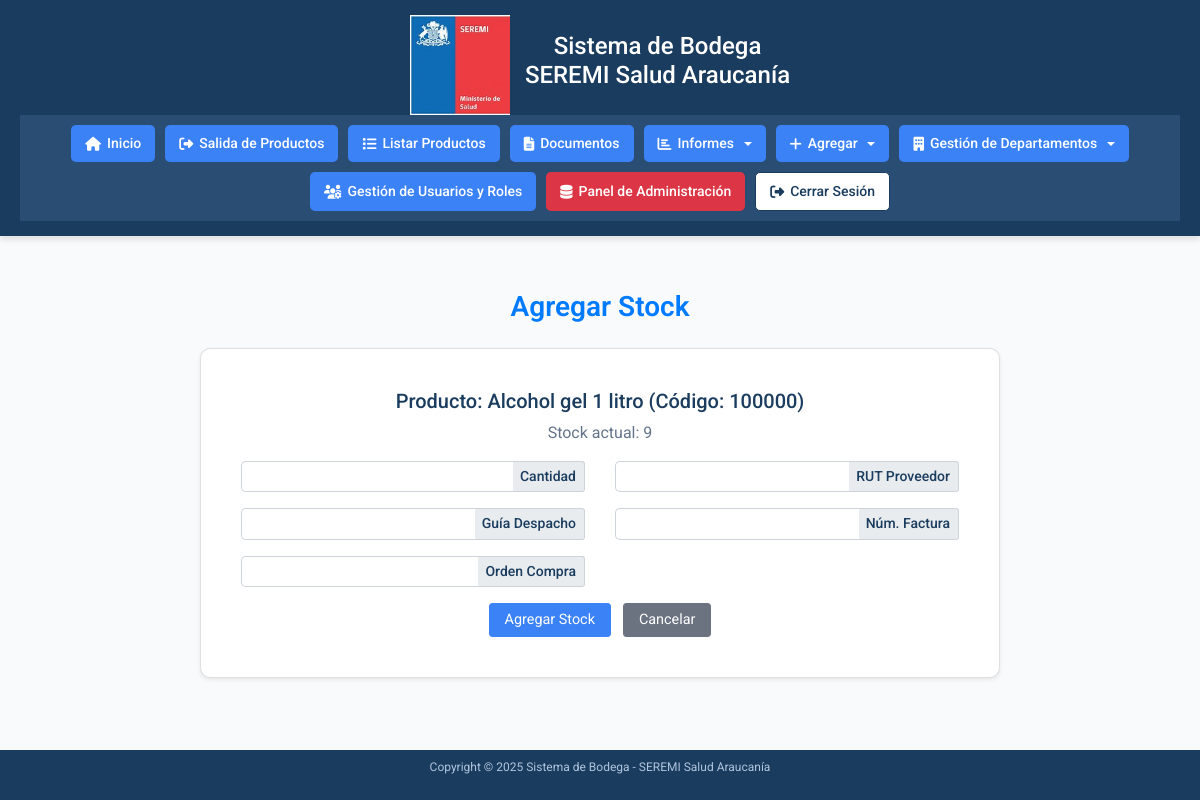
The page /accounts/agregar-stock/100000/ (signed in) on the database as committed earlier.
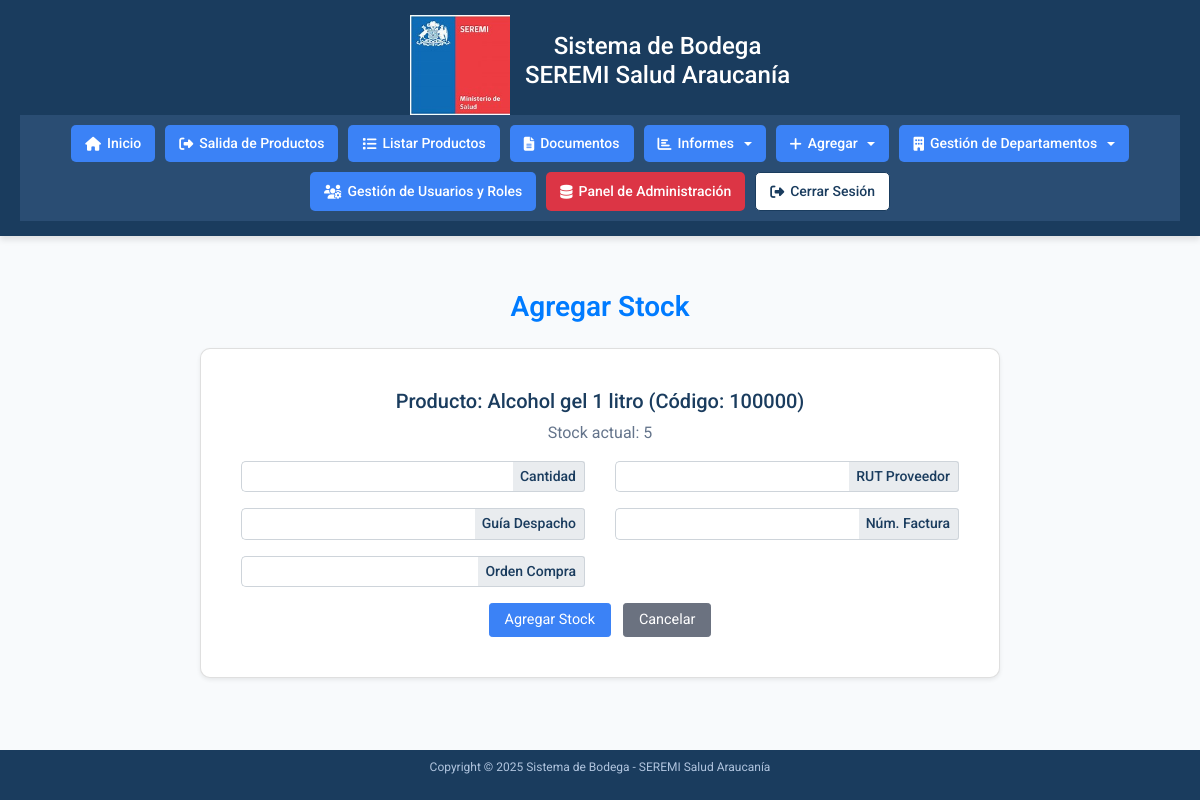
The same page on the database as committed later.
### accounts/models.py (models this page shows, shortened)
class Producto(models.Model):
    CATEGORIAS = [
        ('Insumos de Aseo', 'Insumos de Aseo'),
        ('Insumos de Escritorio', 'Insumos de Escritorio'),
        ('EPP', 'EPP'),
        ('Emergencias y Desastres', 'Emergencias y Desastres'),
        ('Folletería', 'Folletería'),
        ('Otros', 'Otros'),
    ]
    codigo_barra = models.CharField(max_length=50, unique=True)
    descripcion = models.CharField(max_length=200)
    stock = models.IntegerField(default=0, db_index=True)
    categoria = models.CharField(max_length=100, choices=CATEGORIAS, blank=True)
    rut_proveedor = models.CharField(max_length=12, blank=True)
    guia_despacho = models.CharField(max_length=50, blank=True)
    numero_factura = models.CharField(max_length=50, blank=True)
    orden_compra = models.CharField(max_length=50, blank=True)
    class Meta:
        indexes = [models.Index(fields=['stock'], name='idx_producto_stock')]

### accounts/views.py (the view)
# urls.py: path('agregar-stock/<str:codigo_barra>/', views.agregar_stock_detalle, name='agregar-stock-detalle'),  # Detalle para agregar stock a un producto específico
@login_required
def agregar_stock_detalle(request, codigo_barra):
    limpiar_sesion_productos_salida(request)
    if not request.user.has_perm('accounts.can_edit'):
        messages.error(request, 'No tienes permiso para agregar stock.')
        return redirect('home')
    try:
        producto = Producto.objects.get(codigo_barra=codigo_barra)
    except Producto.DoesNotExist:
        messages.error(request, 'Producto no encontrado.')
        return redirect('agregar-stock')
    if request.method == 'POST':
        form = TransaccionForm(request.POST)
        if form.is_valid():
            transaccion = form.save(commit=False)
            transaccion.producto = producto
            transaccion.tipo = 'entrada'
            transaccion.rut_proveedor = form.cleaned_data['rut_proveedor'] or ''
            transaccion.guia_despacho = form.cleaned_data['guia_despacho'] or ''
            transaccion.numero_factura = form.cleaned_data['numero_factura'] or ''
            transaccion.orden_compra = form.cleaned_data['orden_compra'] or ''
            transaccion.save()
            producto.stock += form.cleaned_data['cantidad']
            producto.rut_proveedor = form.cleaned_data['rut_proveedor'] or ''
            producto.guia_despacho = form.cleaned_data['guia_despacho'] or ''
            producto.numero_factura = form.cleaned_data['numero_factura'] or ''
            producto.orden_compra = form.cleaned_data['orden_compra'] or ''
            producto.save()
            messages.success(request, f'Stock agregado exitosamente. Nueva cantidad: {producto.stock}')
            return redirect('agregar-stock')
        messages.error(request, 'Error al agregar stock. Verifica los datos.')
    else:
        form = TransaccionForm()
    return render(request, 'accounts/agregar_stock_detalle.html', {'form': form, 'producto': producto})

### accounts/auth_backend.py (called while the page is built)
    def get_user(self, user_id):
        UserModel = get_user_model()
        try:
            return UserModel.objects.get(pk=user_id)
        except UserModel.DoesNotExist:
            return None

### accounts/views.py (called while the page is built)
def limpiar_sesion_productos_salida(request):
    if 'productos_salida' in request.session:
        logger.info("Limpiando variable de sesión 'productos_salida'.")
        del request.session['productos_salida']
        request.session.modified = True

### accounts/templates/accounts/agregar_stock_detalle.html (shortened to what this page needs)
{% extends 'accounts/home.html' %}
{% load static %}
{% load widget_tweaks %}
{% block content %}
<div class="container mt-4">
    <h2 class="text-center text-primary mb-4" style="color: #1a3c5e; font-weight: 600;">Agregar Stock</h2>
    <div class="card form-card shadow-sm">
        <div class="card-body">
            <div class="mb-3">
                <h5 style="color: #1a3c5e;">Producto: {{ producto.descripcion }} (Código: {{ producto.codigo_barra }})</h5>
                <p style="color: #64748b;">Stock actual: {{ producto.stock }}</p>
            </div>
            <form method="post" class="needs-validation" novalidate id="stock-form">
                <div class="row">
                    <div class="col-md-6 mb-3">
                        <div class="input-group input-group-sm">
                            {{ form.cantidad|add_class:"form-control cantidad-input" }}
                            <div class="input-group-append">
                                <span class="input-group-text">Cantidad</span>
                            </div>
                        </div>
                    </div>
                    <div class="col-md-6 mb-3">
                        <div class="input-group input-group-sm">
                            {{ form.rut_proveedor|add_class:"form-control rut-input" }}
                            <div class="input-group-append">
                                <span class="input-group-text">RUT Proveedor</span>
                            </div>
                        </div>
                    </div>
                </div>
                <div class="row">
                    <div class="col-md-6 mb-3">
                        <div class="input-group input-group-sm">
                            {{ form.guia_despacho|add_class:"form-control" }}
                            <div class="input-group-append">
                                <span class="input-group-text">Guía Despacho</span>
                            </div>
                        </div>
                    </div>
                    <div class="col-md-6 mb-3">
                        <div class="input-group input-group-sm">
                            {{ form.numero_factura|add_class:"form-control" }}
                            <div class="input-group-append">
                                <span class="input-group-text">Núm. Factura</span>
                            </div>
                        </div>
                    </div>
                </div>
                <div class="row">
                    <div class="col-md-6 mb-3">
                        <div class="input-group input-group-sm">
                            {{ form.orden_compra|add_class:"form-control" }}
                            <div class="input-group-append">
                                <span class="input-group-text">Orden Compra</span>
                            </div>
                        </div>
                    </div>
                </div>
                <div class="text-center">
                    <button type="submit" id="submit-btn" class="btn btn-primary btn-sm mr-2">Agregar Stock</button>
                    <a href="{% url 'agregar-stock' %}" class="btn btn-secondary btn-sm">Cancelar</a>
                </div>
            </form>
        </div>
    </div>
</div>
{% endblock %}

Rows that differ between the two databases and show on the page:
changed Producto "Alcohol gel 1 litro": stock "9" → "5"
